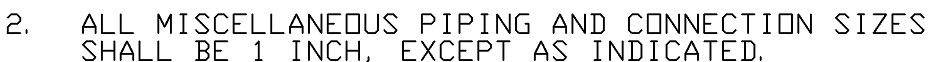
#> input picture 57719983-pytesseract-read-text/2.jpg, 947 x 62 px
$ python pytesseract_read_text.py
#> lines starting #> are read from the running program, lines starting #| are printed output that depends on the picture; after the words box and inside, x2 and y2 are one past the last pixel; in counts of white or black regions, pixels touching at a corner belong together
import cv2
import pytesseract

pytesseract.pytesseract.tesseract_cmd = r"C:\Program Files\Tesseract-OCR\tesseract.exe"

image = cv2.imread('2.jpg',0)
#> image is the input picture: shape (62, 947); min 0, max 255, mean 227.8
thresh = cv2.threshold(image, 150, 255, cv2.THRESH_BINARY_INV)[1]
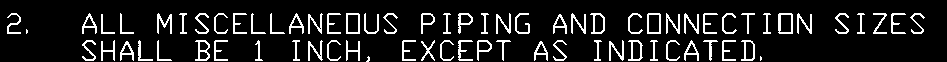
#> thresh: shape (62, 947); 11.4% white in thin lines or dots, all inside (x1, y1, x2, y2) = (7, 13, 925, 62)

result = cv2.GaussianBlur(thresh, (5,5), 0)
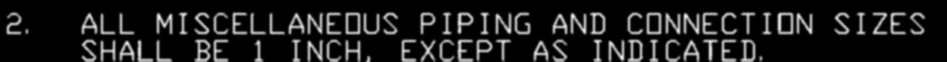
#> result: shape (62, 947); min 0, max 234, mean 29.3
result = 255 - result
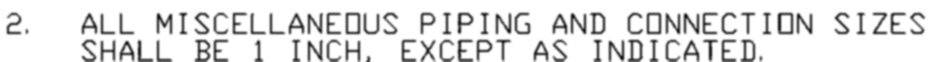
#> result: shape (62, 947); min 21, max 255, mean 225.7

#> (the run stopped early here; a loop or call above may not have finished)

$ run again, with 57719983-pytesseract-read-text/1.jpg copied over 57719983-pytesseract-read-text/2.jpg
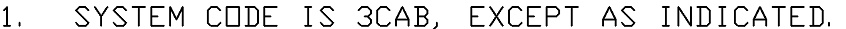
#> input picture 57719983-pytesseract-read-text/1.jpg, 846 x 29 px
#> image is the input picture: shape (29, 846); min 0, max 255, mean 223.1
#> `thresh = cv2.threshold(image, 150, 255, cv2.THRESH_BINARY_INV)[1]`:
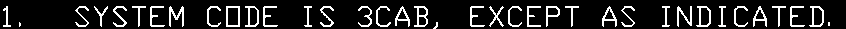
#> thresh: shape (29, 846); 13.1% white in thin lines or dots, all inside (x1, y1, x2, y2) = (3, 6, 830, 29)
#> `result = 255 - result`:
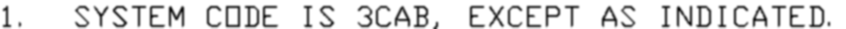
#> result: shape (29, 846); min 21, max 255, mean 221.4
